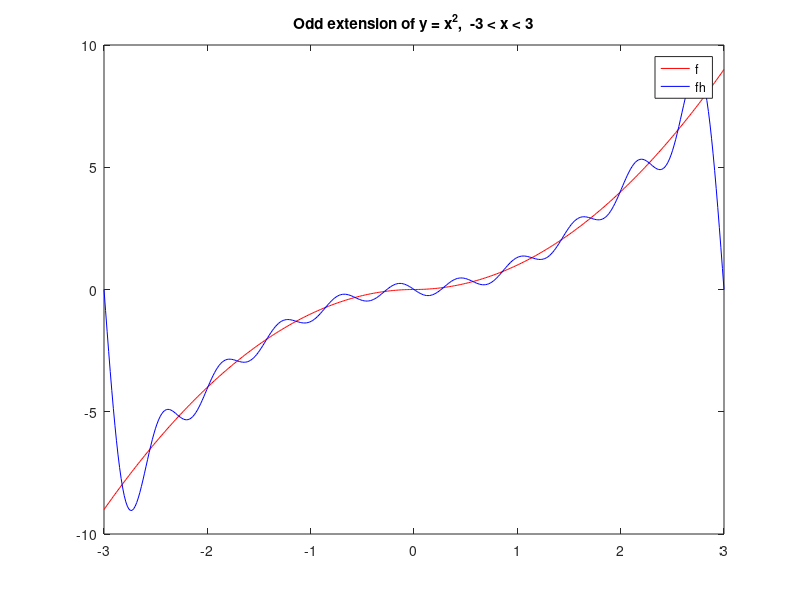

Source code (MATLAB):
%approximate x^2 0<x<L using the sine half-range expansion
clear;

a = zeros(1,5);
upper = 3;
lower = 0;
T = upper - lower;
w = 2*pi/T;
x = linspace(lower,upper,200);
f = x.^2;

%a0 = (1/T)*trapz(x,f);

for n = 1:10
    y = f.*sin(n*w*x/2);
    a(n) = (2/T)*trapz(x,y);
end

fh = zeros(1,200);

for n = 1:10
    fh = fh + a(n)*sin(n*w*x/2);
end

%fh = a0 + fh;

plot(x,f,'r',x,fh,'b')
legend('f','fh','Location','best')
title('y=x^2,  0 < x < 3')

x = linspace(-3,0,200);
f = -x.^2;

fh = zeros(1,200);

for n = 1:10
    fh = fh + a(n)*sin(n*w*x/2);
end

%fh = a0 + fh;

hold on
plot(x,f,'r',x,fh,'b')
legend('f','fh','Location','best')
title('Odd extension of y = x^2,  -3 < x < 3')
hold off;